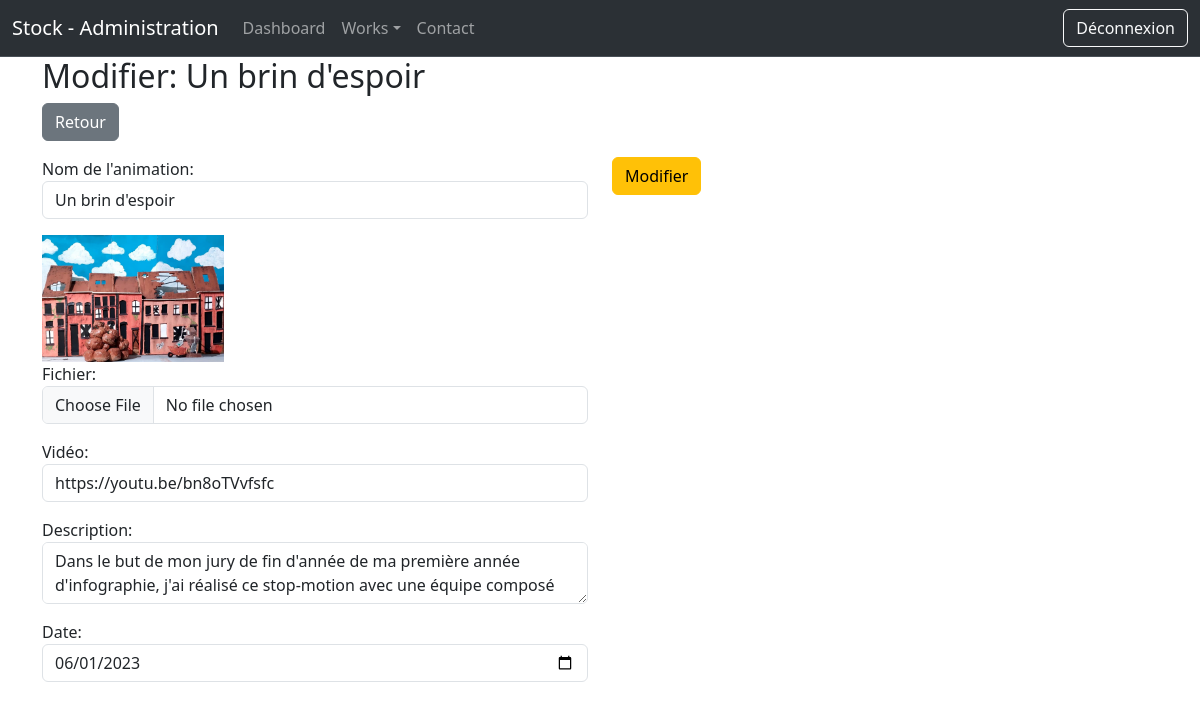
/admin/updateAnim.php?id=9 (signed in), run on an earlier commit of the app's database.
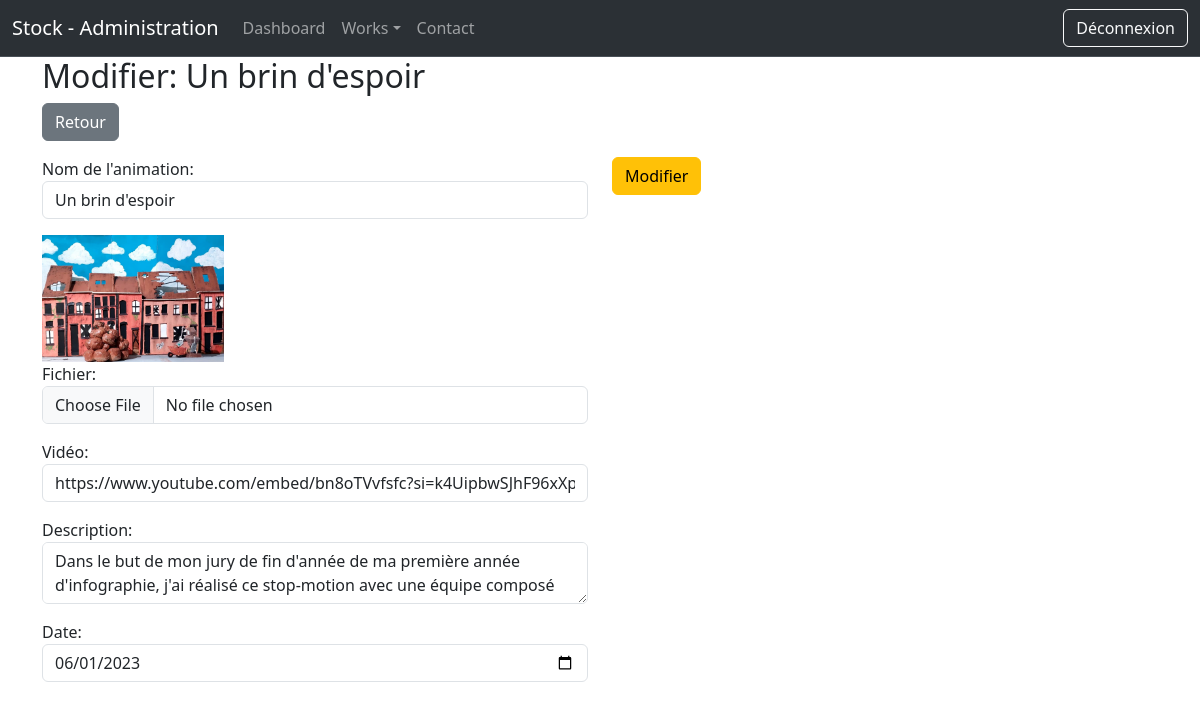
And on a later commit of the database.
### tables this page shows
CREATE TABLE IF NOT EXISTS `animation` (
  `id` int NOT NULL AUTO_INCREMENT,
  `nom` varchar(255) NOT NULL,
  `fichier` varchar(255) NOT NULL,
  `video` varchar(255) NOT NULL,
  `description` text NOT NULL,
  `date` date NOT NULL,
  PRIMARY KEY (`id`)
);

### admin/updateAnim.php (the view, shortened to what this page needs)
<?php
    if(isset($_GET['id']))
    {
        $id = htmlspecialchars($_GET['id']);
    }else{
        header("LOCATION:animation.php");
    }
    require "../connexion.php";
    $req = $bdd->prepare("SELECT * FROM animation WHERE id=?");
    $req->execute([$id]);
    $don = $req->fetch();
?>
<!DOCTYPE html>
<html lang="en">
<head>
    <link href="https://cdn.jsdelivr.net/npm/bootstrap@5.3.2/dist/css/bootstrap.min.css" rel="stylesheet">
</head>
<body>
    <?php
        include("partials/header.php");
    ?>
    <div class="container">
        <h2>Modifier: <?= $don['nom'] ?></h2>
        <a href="animation.php" class='btn btn-secondary'>Retour</a>
        <form action="treatmentUpdateAnim.php?id=<?= $don['id'] ?>" method="POST" enctype="multipart/form-data">
            <div class="row">
                <div class="col-md-6">
                    <div class="form-group my-3">
                        <label for="nom">Nom de l'animation: </label>
                        <input type="text" id="nom" name="nom" value="<?= $don['nom'];?>" class="form-control">
                    </div>
                    <div class="form-group my-3">
                    <div class="col-4">
                        <img src="../images/<?= $don['fichier'] ?>" alt="image de <?= $don['nom'] ?>" class="img-fluid">
                    </div>
                    <label for="fichier">Fichier: </label>
                    <input type="file" name="fichier" id="fichier" class="form-control">
                    </div>
                    <div class="form-group my-3">
                        <label for="video">Vidéo: </label>
                        <input type="text" id="video" name="video" value="<?= $don['video'];?>" class="form-control">
                    </div>
                    <div class="form-group my-3">
                        <label for="description">Description: </label>
                        <textarea name="description" id="description" class="form-control"><?= $don['description'] ?></textarea>
                    </div>
                    <div class="form-group my-3">
                        <label for="date">Date: </label>
                        <input type="date" name="date" id="date" class="form-control" value="<?= $don['date'] ?>">
                    </div>
                </div>
                <div class="col-md-6">
                    <div class="form-group my-3">
                        <input type="submit" value="Modifier" class="btn btn-warning">
                    </div>
                </div>
              </div>
            </div>
</body>
</html>

What changed in the data, as far as the page shows it:
changed animation "Un brin d'espoir": video "https://youtu.be/bn8oTVvfsfc" → "https://www.youtube.com/embed/bn8oTVvfsfc?si=k4UipbwSJhF96xXp"
